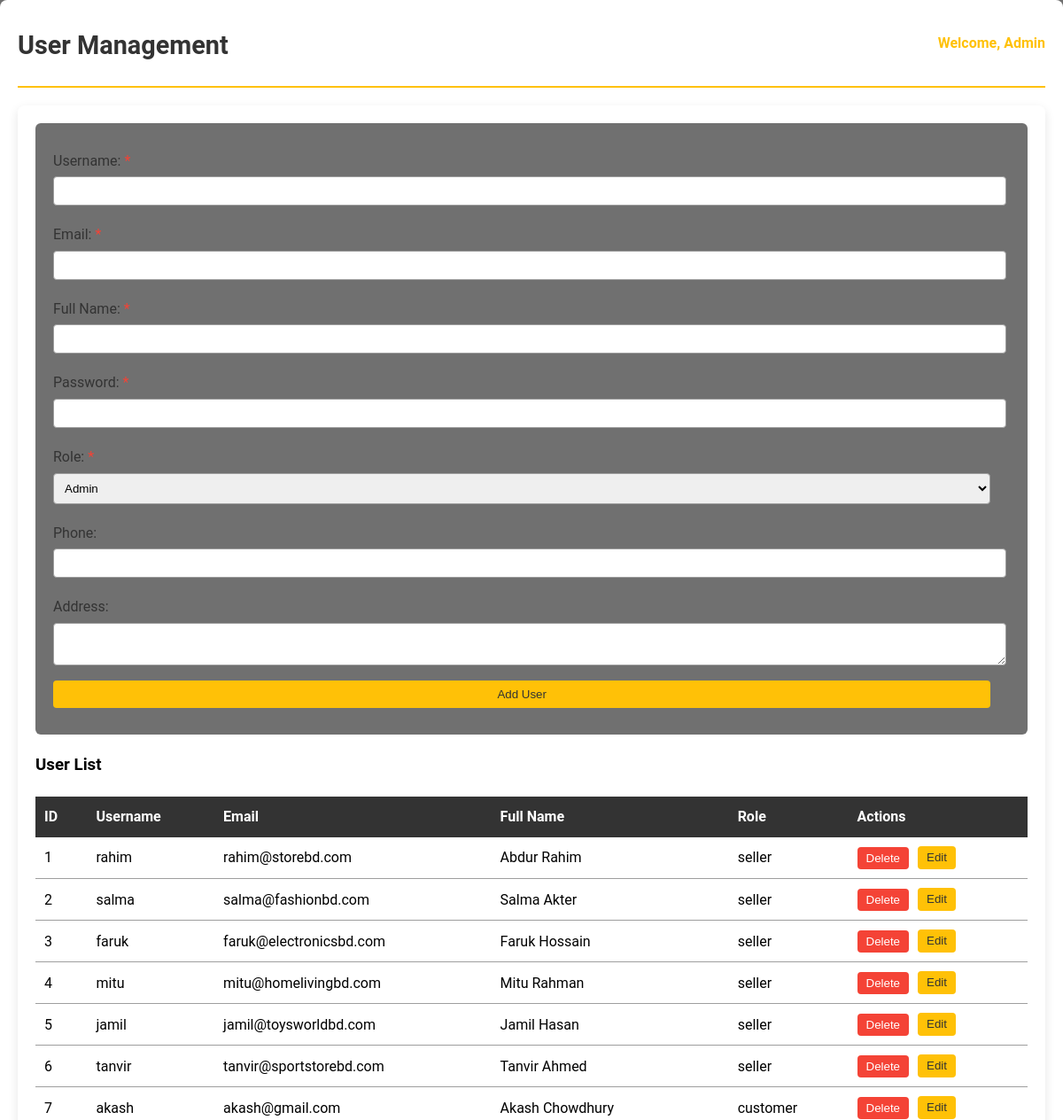
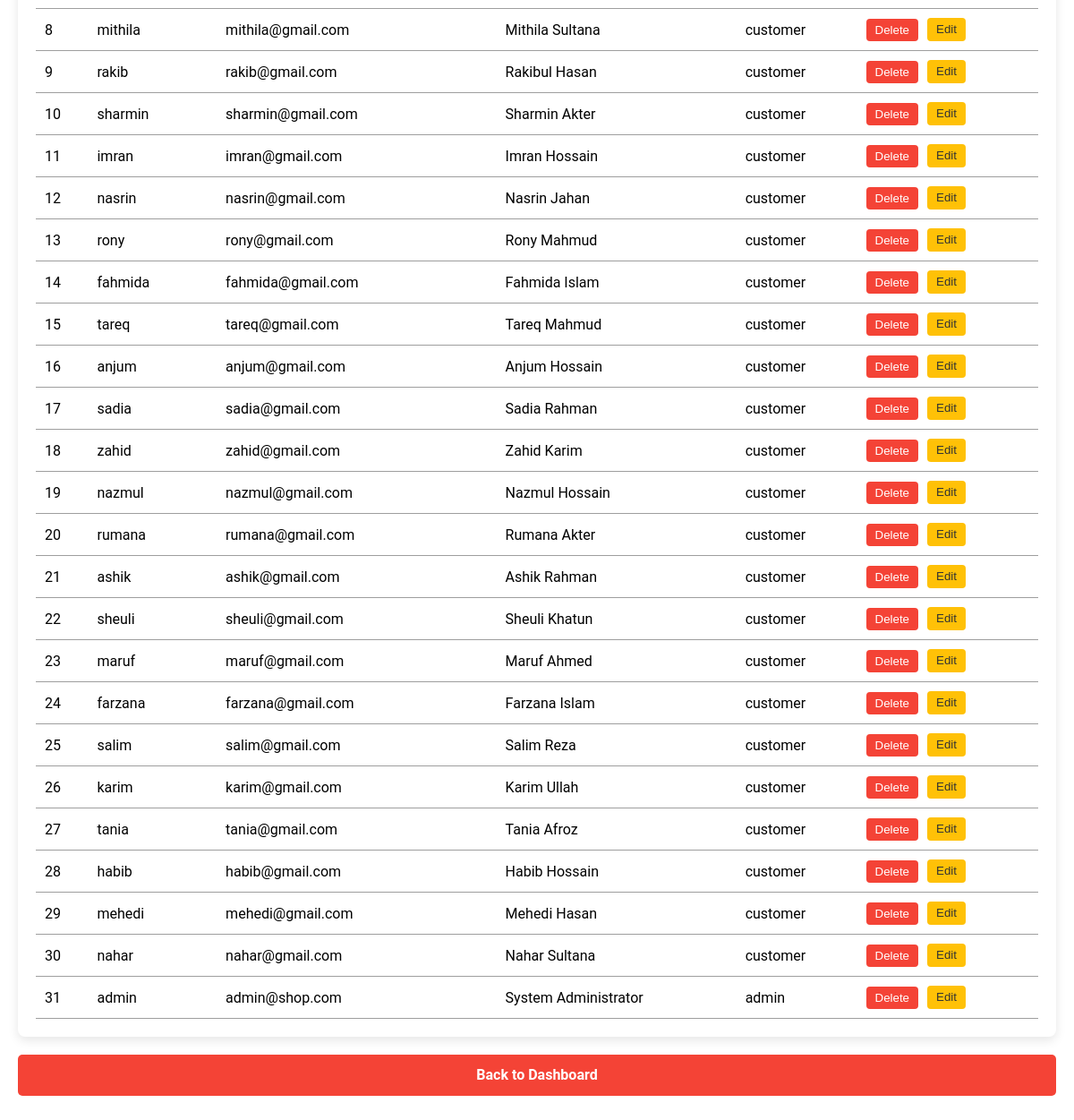
/add_edit_users.php (signed in), run on the app's committed database (2 pictures, top to bottom).
### tables this page shows
CREATE TABLE users (
    user_id INT AUTO_INCREMENT PRIMARY KEY,
    username VARCHAR(50) NOT NULL UNIQUE,
    password VARCHAR(255) NOT NULL,
    email VARCHAR(100) NOT NULL UNIQUE,
    full_name VARCHAR(100) NOT NULL,
    role ENUM('admin', 'seller', 'customer') NOT NULL,
    phone VARCHAR(20),
    address TEXT,
    created_at TIMESTAMP DEFAULT CURRENT_TIMESTAMP,
    last_login TIMESTAMP NULL
);

### add_edit_users.php (the view, shortened to what this page needs)
<?php
include 'db_connect.php';
$query = "SELECT * FROM users";
$result = mysqli_query($conn, $query);
?>
<!DOCTYPE html>
<html lang="en">
<head>
    <link rel="stylesheet" href="Admin_Styles.css">
</head>
<body>
    <div class="admin-dashboard">
        <div class="dashboard-header">
            <h1 class="dashboard-title">User Management</h1>
            <p class="dashboard-welcome">Welcome, Admin</p>
        </div>
        <div class="user-management-container">
            <form method="post" action="" class="user-form">
                <label for="username">Username: <span class="text-danger">*</span></label>
                <input type="text" name="username" id="username" required>
                <label for="email">Email: <span class="text-danger">*</span></label>
                <input type="email" name="email" id="email" required>
                <label for="full_name">Full Name: <span class="text-danger">*</span></label>
                <input type="text" name="full_name" id="full_name" required>
                <label for="password">Password: <?php echo isset($_POST['action']) && $_POST['action'] == 'update' ? '(Leave blank to keep current password)' : '<span class="text-danger">*</span>'; ?></label>
                <input type="password" name="password" id="password" <?php echo isset($_POST['action']) && $_POST['action'] == 'add' ? 'required' : ''; ?>>
                <label for="role">Role: <span class="text-danger">*</span></label>
                <select name="role" id="role" required>
                    <option value="admin">Admin</option>
                </select>
                <label for="phone">Phone:</label>
                <input type="text" name="phone" id="phone">
                <label for="address">Address:</label>
                <textarea name="address" id="address"></textarea>
                <input type="submit" value="Add User">
            </form>
            <h3>User List</h3>
            <table class="user-list-table">
                <tr>
                    <th>ID</th>
                    <th>Username</th>
                    <th>Email</th>
                    <th>Full Name</th>
                    <th>Role</th>
                    <th>Actions</th>
                </tr>
                <?php while ($row = mysqli_fetch_assoc($result)): ?>
                <tr>
                    <td><?php echo htmlspecialchars($row['user_id']); ?></td>
                    <td><?php echo htmlspecialchars($row['username']); ?></td>
                    <td><?php echo htmlspecialchars($row['email']); ?></td>
                    <td><?php echo htmlspecialchars($row['full_name']); ?></td>
                    <td><?php echo htmlspecialchars($row['role']); ?></td>
                    <td class="action-buttons">
                        <form method="post" style="display:inline;">
                            <input type="submit" value="Delete" class="delete-btn" onclick="return confirm('Are you sure you want to delete this user?');">
                        </form>
                        <button class="edit-btn" onclick="editUser(
                            '<?php echo $row['user_id']; ?>',
                            '<?php echo htmlspecialchars($row['username']); ?>',
                            '<?php echo htmlspecialchars($row['email']); ?>',
                            '<?php echo htmlspecialchars($row['full_name']); ?>',
                            '<?php echo $row['role']; ?>',
                            '<?php echo htmlspecialchars($row['phone']); ?>',
                            '<?php echo htmlspecialchars($row['address']); ?>'
                        )">Edit</button>
                    </td>
                </tr>
                <?php endwhile; ?>
            </table>
        </div>
        <p class="text-center">
            <a href="admin_dashboard.php" class="logout-link">Back to Dashboard</a>
        </p>
    </div>
</body>
</html>

### Admin_Styles.css (style rules this page uses)
:root { --primary-color: #333333; --accent-color: #FFC107; --background-color: #212121a4; --text-color: #000000; --white: #ffffff; --success-color: #4CAF50; --danger-color: #F44336; --neutral-color: #9E9E9E; }
body { font-family: 'Roboto', 'Arial', sans-serif; background-color: var(--background-color); margin: 0; padding: 0; line-height: 1.6; color: var(--text-color); }
.admin-dashboard { max-width: 1200px; margin: 0 auto; padding: 20px; background-color: var(--white); box-shadow: 0 4px 12px rgba(0, 0, 0, 0.1); border-radius: 8px; }
.dashboard-header { display: flex; align-items: center; justify-content: space-between; border-bottom: 2px solid var(--accent-color); padding-bottom: 15px; margin-bottom: 20px; }
.dashboard-title { color: var(--primary-color); margin: 0; font-size: 1.8em; }
.dashboard-welcome { text-align: right; color: var(--accent-color); font-weight: bold; margin-bottom: 20px; }
.logout-link { display: block; text-align: center; margin-top: 20px; background-color: var(--danger-color); color: var(--white); padding: 10px 15px; text-decoration: none; border-radius: 5px; transition: background-color 0.3s ease; font-weight: bold; }
.text-danger { color: var(--danger-color); }

### add_edit_users.php (style rules this page uses)
.user-management-container { background-color: var(--white); border-radius: 8px; padding: 20px; box-shadow: 0 4px 12px rgba(0, 0, 0, 0.1); margin: 20px auto; max-width: 1200px; }
.user-form { background-color: var(--background-color); padding: 20px; border-radius: 6px; margin-bottom: 20px; }
.user-form label { display: block; margin: 10px 0 5px; color: var(--primary-color); }
.user-form input, .user-form select, .user-form textarea { width: 98%; padding: 8px; border: 1px solid var(--neutral-color); border-radius: 4px; margin-bottom: 10px; }
.user-form input[type="submit"] { background-color: var(--accent-color); color: var(--primary-color); border: none; cursor: pointer; transition: background-color 0.3s ease; }
.user-list-table { width: 100%; border-collapse: collapse; margin-top: 20px; }
.user-list-table th { background-color: var(--primary-color); color: var(--white); padding: 10px; text-align: left; }
.user-list-table td { padding: 10px; border-bottom: 1px solid var(--neutral-color); }
.action-buttons { display: flex; gap: 10px; }
.action-buttons button, .action-buttons input[type="submit"] { padding: 5px 10px; border: none; border-radius: 4px; cursor: pointer; transition: background-color 0.3s ease; }
.delete-btn { background-color: var(--danger-color); color: var(--white); }
.edit-btn { background-color: var(--accent-color); color: var(--primary-color); }

### data on the page
users: user_id "1", username "rahim", email "rahim@storebd.com", full_name "Abdur Rahim", role "seller"
users: user_id "2", username "salma", email "salma@fashionbd.com", full_name "Salma Akter", role "seller"
users: user_id "3", username "faruk", email "faruk@electronicsbd.com", full_name "Faruk Hossain", role "seller"
users: user_id "4", username "mitu", email "mitu@homelivingbd.com", full_name "Mitu Rahman", role "seller"
users: user_id "5", username "jamil", email "jamil@toysworldbd.com", full_name "Jamil Hasan", role "seller"
users: user_id "6", username "tanvir", email "tanvir@sportstorebd.com", full_name "Tanvir Ahmed", role "seller"
users: user_id "7", username "akash", email "akash@gmail.com", full_name "Akash Chowdhury", role "customer"
users: user_id "8", username "mithila", email "mithila@gmail.com", full_name "Mithila Sultana", role "customer"
users: user_id "9", username "rakib", email "rakib@gmail.com", full_name "Rakibul Hasan", role "customer"
users: user_id "10", username "sharmin", email "sharmin@gmail.com", full_name "Sharmin Akter", role "customer"
users: user_id "11", username "imran", email "imran@gmail.com", full_name "Imran Hossain", role "customer"
users: user_id "12", username "nasrin", email "nasrin@gmail.com", full_name "Nasrin Jahan", role "customer"
users: user_id "13", username "rony", email "rony@gmail.com", full_name "Rony Mahmud", role "customer"
users: user_id "14", username "fahmida", email "fahmida@gmail.com", full_name "Fahmida Islam", role "customer"
users: user_id "15", username "tareq", email "tareq@gmail.com", full_name "Tareq Mahmud", role "customer"
users: user_id "16", username "anjum", email "anjum@gmail.com", full_name "Anjum Hossain", role "customer"
users: user_id "17", username "sadia", email "sadia@gmail.com", full_name "Sadia Rahman", role "customer"
users: user_id "18", username "zahid", email "zahid@gmail.com", full_name "Zahid Karim", role "customer"
users: user_id "19", username "nazmul", email "nazmul@gmail.com", full_name "Nazmul Hossain", role "customer"
users: user_id "20", username "rumana", email "rumana@gmail.com", full_name "Rumana Akter", role "customer"
users: user_id "21", username "ashik", email "ashik@gmail.com", full_name "Ashik Rahman", role "customer"
users: user_id "22", username "sheuli", email "sheuli@gmail.com", full_name "Sheuli Khatun", role "customer"
users: user_id "23", username "maruf", email "maruf@gmail.com", full_name "Maruf Ahmed", role "customer"
users: user_id "24", username "farzana", email "farzana@gmail.com", full_name "Farzana Islam", role "customer"
users: user_id "25", username "salim", email "salim@gmail.com", full_name "Salim Reza", role "customer"
users: user_id "26", username "karim", email "karim@gmail.com", full_name "Karim Ullah", role "customer"
users: user_id "27", username "tania", email "tania@gmail.com", full_name "Tania Afroz", role "customer"
users: user_id "28", username "habib", email "habib@gmail.com", full_name "Habib Hossain", role "customer"
users: user_id "29", username "mehedi", email "mehedi@gmail.com", full_name "Mehedi Hasan", role "customer"
users: user_id "30", username "nahar", email "nahar@gmail.com", full_name "Nahar Sultana", role "customer"
users: user_id "31", username "admin", email "admin@shop.com", full_name "System Administrator", role "admin"
